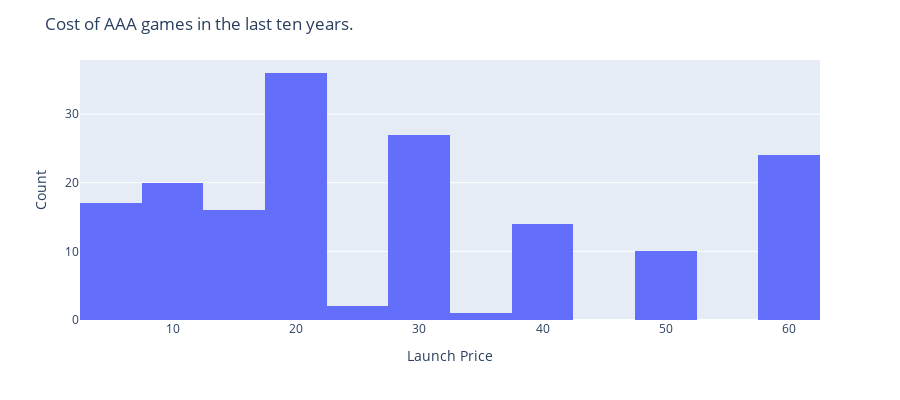

The code cell stored with this chart in its notebook:
### Markdown cell above
Hier komt iets (trust)

### Code cell
aaa = df_rev[df_rev['is_aaa'] == 1]
aaa = aaa[aaa['Launch Price'] <= 60]
aaa = aaa[aaa['release_date'] >= '2014-01-01']
fig = px.histogram(aaa, x=aaa['Launch Price'], nbins = 13)
fig.update_layout(
    title_text='Cost of AAA games in the last ten years.',
    xaxis_title='Launch Price',
    yaxis_title='Count',
    height=400
)
fig.show()

### Figure 1 — Plotly figure (JSON) as saved in the notebook; plotly's stock layout.template omitted (floating-point values rounded to 4 significant figures; data arrays with more than 128 entries replaced by an {"elided": "..."} marker saying what was removed)
{"data": [{"alignmentgroup": "True", "bingroup": "x", "hovertemplate": "Launch Price=%{x}<br>count=%{y}<extra></extra>", "legendgroup": "", "marker": {"color": "#636efa", "pattern": {"shape": ""}}, "name": "", "nbinsx": 13, "offsetgroup": "", "orientation": "v", "showlegend": false, "type": "histogram", "x": {"elided": "167 float values"}, "xaxis": "x", "yaxis": "y"}], "layout": {"barmode": "relative", "height": 400, "legend": {"tracegroupgap": 0}, "margin": {"t": 60}, "title": {"text": "Cost of AAA games in the last ten years."}, "xaxis": {"anchor": "y", "domain": [0, 1], "title": {"text": "Launch Price"}}, "yaxis": {"anchor": "x", "domain": [0, 1], "title": {"text": "Count"}}}}
